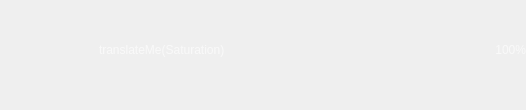
<?xml version="1.0" encoding="UTF-8"?>
<ui version="4.0">
 <class>m_Window</class>
 <widget class="QWidget" name="m_Window">
  <property name="geometry">
   <rect>
    <x>0</x>
    <y>0</y>
    <width>526</width>
    <height>110</height>
   </rect>
  </property>
  <property name="sizePolicy">
   <sizepolicy hsizetype="Expanding" vsizetype="Expanding">
    <horstretch>0</horstretch>
    <verstretch>0</verstretch>
   </sizepolicy>
  </property>
  <property name="palette">
   <palette>
    <active>
     <colorrole role="WindowText">
      <brush brushstyle="SolidPattern">
       <color alpha="255">
        <red>249</red>
        <green>249</green>
        <blue>249</blue>
       </color>
      </brush>
     </colorrole>
    </active>
    <inactive>
     <colorrole role="WindowText">
      <brush brushstyle="SolidPattern">
       <color alpha="255">
        <red>249</red>
        <green>249</green>
        <blue>249</blue>
       </color>
      </brush>
     </colorrole>
    </inactive>
    <disabled>
     <colorrole role="WindowText">
      <brush brushstyle="SolidPattern">
       <color alpha="255">
        <red>120</red>
        <green>120</green>
        <blue>120</blue>
       </color>
      </brush>
     </colorrole>
    </disabled>
   </palette>
  </property>
  <layout class="QHBoxLayout" name="horizontalLayout">
   <property name="spacing">
    <number>0</number>
   </property>
   <property name="leftMargin">
    <number>0</number>
   </property>
   <property name="topMargin">
    <number>0</number>
   </property>
   <property name="rightMargin">
    <number>0</number>
   </property>
   <property name="bottomMargin">
    <number>0</number>
   </property>
   <item>
    <widget class="COsdImage" name="m_CentralContainer" native="true">
     <property name="imageParams" stdset="0">
      <string notr="true">type=&quot;file&quot; src=&quot;img/osd/sliders/osd_satr_back.png&quot;</string>
     </property>
     <layout class="QGridLayout" name="gridLayout">
      <property name="rightMargin">
       <number>0</number>
      </property>
      <item row="2" column="2">
       <spacer name="spacer_2">
        <property name="orientation">
         <enum>Qt::Vertical</enum>
        </property>
        <property name="sizeType">
         <enum>QSizePolicy::Fixed</enum>
        </property>
        <property name="sizeHint" stdset="0">
         <size>
          <width>20</width>
          <height>30</height>
         </size>
        </property>
       </spacer>
      </item>
      <item row="0" column="0">
       <spacer name="spacer">
        <property name="orientation">
         <enum>Qt::Horizontal</enum>
        </property>
        <property name="sizeType">
         <enum>QSizePolicy::Fixed</enum>
        </property>
        <property name="sizeHint" stdset="0">
         <size>
          <width>90</width>
          <height>20</height>
         </size>
        </property>
       </spacer>
      </item>
      <item row="0" column="1" colspan="3">
       <layout class="QHBoxLayout" name="horizontalLayout_2">
        <property name="spacing">
         <number>0</number>
        </property>
        <property name="leftMargin">
         <number>0</number>
        </property>
        <property name="rightMargin">
         <number>0</number>
        </property>
        <item>
         <widget class="CSkinOneLineText" name="m_Text">
          <property name="sizePolicy">
           <sizepolicy hsizetype="Expanding" vsizetype="Minimum">
            <horstretch>0</horstretch>
            <verstretch>0</verstretch>
           </sizepolicy>
          </property>
          <property name="text">
           <string>translateMe(Saturation)</string>
          </property>
          <property name="alignment">
           <set>Qt::AlignBottom|Qt::AlignLeading|Qt::AlignLeft</set>
          </property>
          <property name="glow" stdset="0">
           <string>glow=&quot;3&quot; samples=&quot;4&quot; color=&quot;0x50000000&quot;</string>
          </property>
          <property name="marginLeft" stdset="0">
           <number>5</number>
          </property>
         </widget>
        </item>
        <item>
         <widget class="CSkinOneLineText" name="m_Value">
          <property name="sizePolicy">
           <sizepolicy hsizetype="Minimum" vsizetype="Minimum">
            <horstretch>0</horstretch>
            <verstretch>0</verstretch>
           </sizepolicy>
          </property>
          <property name="text">
           <string notr="true">100%</string>
          </property>
          <property name="alignment">
           <set>Qt::AlignBottom|Qt::AlignRight|Qt::AlignTrailing</set>
          </property>
          <property name="glow" stdset="0">
           <string notr="true">glow=&quot;3&quot; samples=&quot;4&quot; color=&quot;0x50000000&quot;</string>
          </property>
          <property name="marginRight" stdset="0">
           <number>5</number>
          </property>
         </widget>
        </item>
       </layout>
      </item>
      <item row="1" column="1" colspan="3">
       <widget class="COsdImage" name="m_Cursor" native="true">
        <property name="sizePolicy">
         <sizepolicy hsizetype="Preferred" vsizetype="Fixed">
          <horstretch>0</horstretch>
          <verstretch>0</verstretch>
         </sizepolicy>
        </property>
        <property name="minimumSize">
         <size>
          <width>0</width>
          <height>8</height>
         </size>
        </property>
        <property name="maximumSize">
         <size>
          <width>16777215</width>
          <height>8</height>
         </size>
        </property>
        <property name="imageParams" stdset="0">
         <string notr="true">type=&quot;file&quot; src=&quot;img/osd/sliders/osd_satr_up.png&quot;</string>
        </property>
       </widget>
      </item>
     </layout>
    </widget>
   </item>
  </layout>
 </widget>
 <customwidgets>
  <customwidget>
   <class>COsdImage</class>
   <extends>QWidget</extends>
   <header>osdimage.h</header>
   <container>1</container>
  </customwidget>
  <customwidget>
   <class>CSkinOneLineText</class>
   <extends>QLabel</extends>
   <header>skinonelinetext.h</header>
  </customwidget>
 </customwidgets>
 <resources/>
 <connections/>
</ui>
